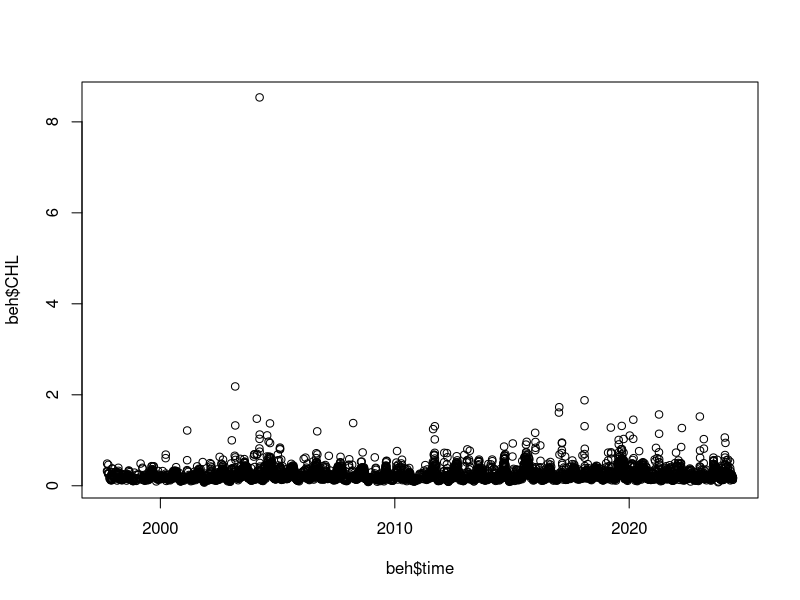
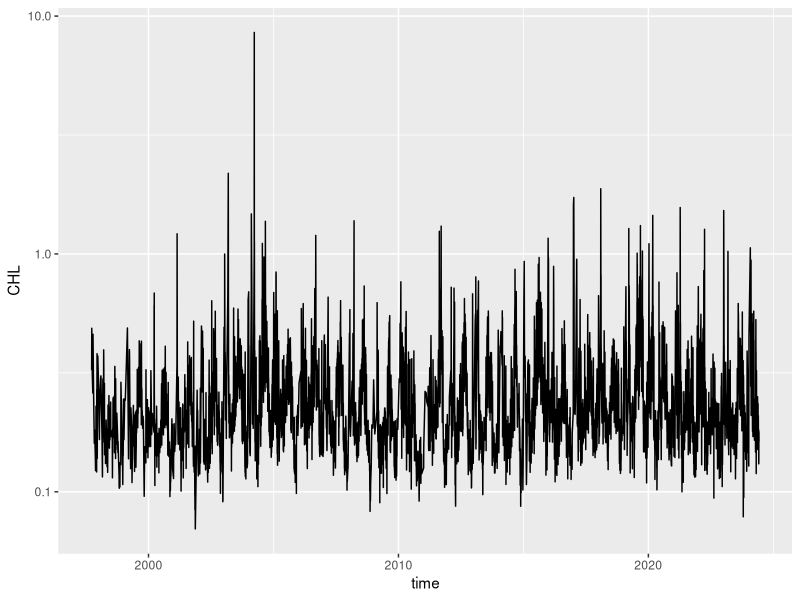
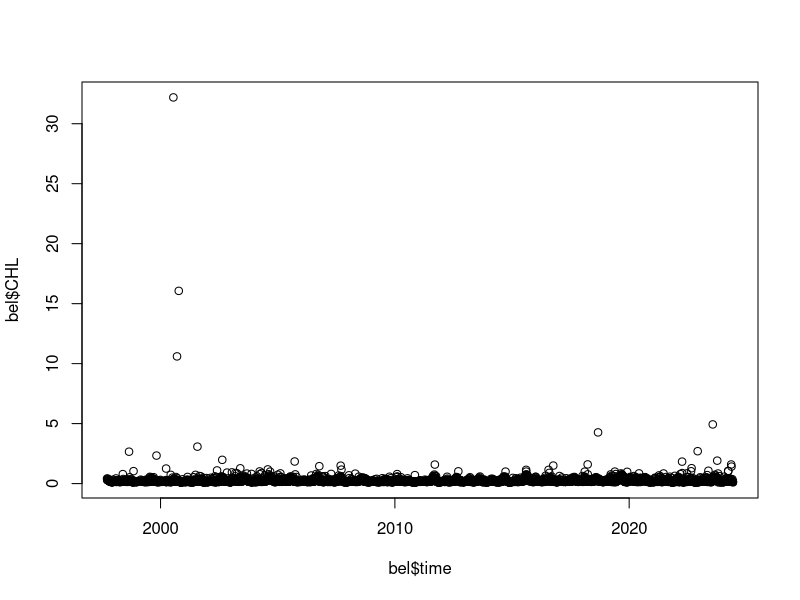
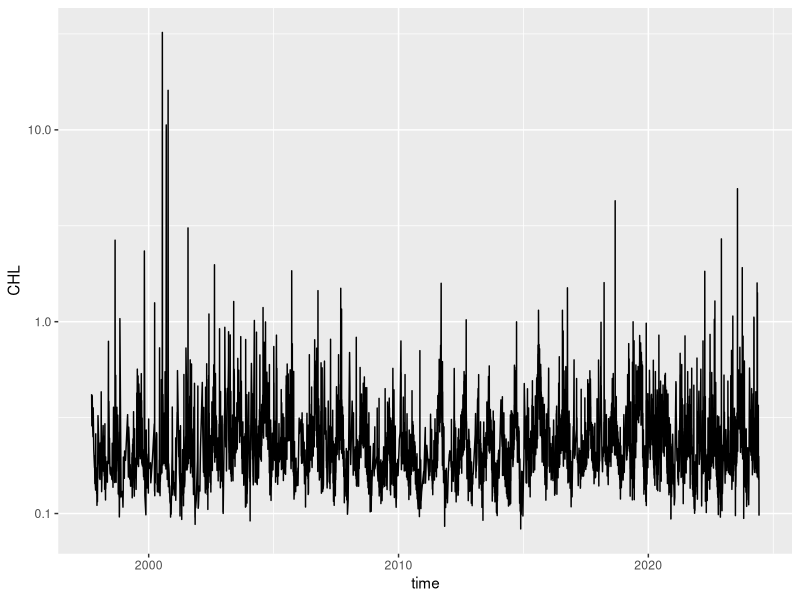
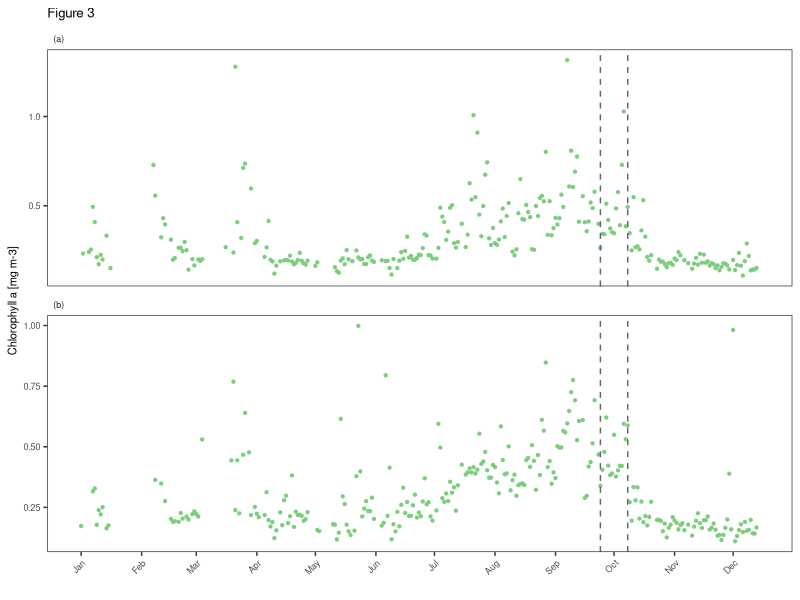
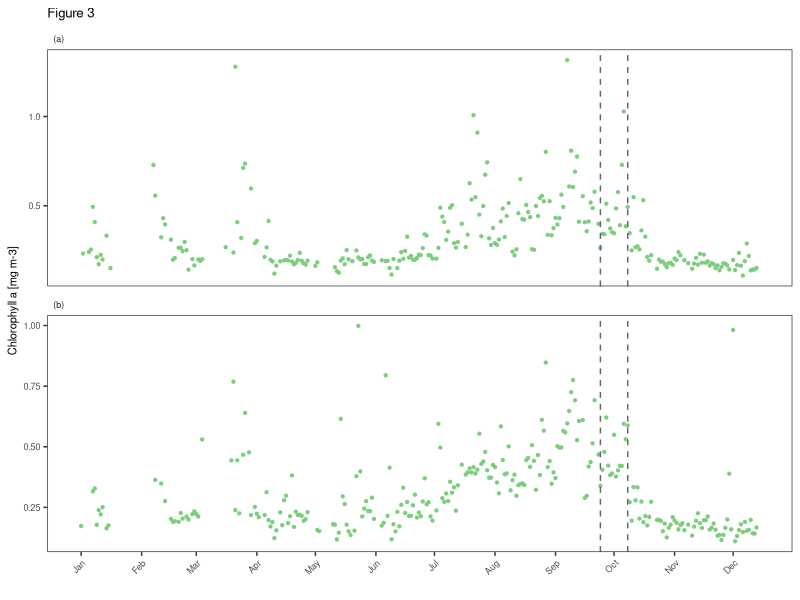

R code for these plots, in order:
## Copernicus Chlorophyll a data
## Credits: EU Copernicus Marine Service information - https://marine.copernicus.eu
## Product: OCEANCOLOUR_GLO_BGC_L3_MY_009_103
## Dataset: cmems_obs-oc_glo_bgc-plankton_my_l3-multi-4km_P1D
## Variable: Mass concentration of chlorophyll a in sea water (CHL) milligram m-3
## Beh'au Geometry: POLYGON((125.85619160588331 -8.441231132291861
## 125.85481831486769 -8.47693669869811
## 125.9262294476802 -8.47968328072936
## 125.93172261174269 -8.43848455026061
## 125.93172261174269 -8.440544486784047
## 125.85619160588331 -8.441231132291861))
## Beloi Geometry: POINT(125.63097187932082 -8.231117606901234)
## Values from graph: v(t): value vs. time

library(tidyverse)
library(patchwork)
library(zoo)

# read in Behau and Beloi Chl a data
beh <- read.csv("data/Behau-4closestpixels.csv") |>
  mutate(time = as.Date(time),
         year = year(time),
         month = month(time),
         day = day(time),
         Site = "Be'hau") |> # add site name
  drop_na()
plot(beh$time, beh$CHL)

ggplot(beh, aes(x = time, y = CHL)) + geom_line() + scale_y_log10()

bel <- read.csv("data/Beloi.csv") |>
  mutate(time = as.Date(time),
         year = year(time),
         month = month(time),
         day = day(time),
         Site = "Beloi") |> # add site name
  drop_na()

plot(bel$time, bel$CHL)

ggplot(bel, aes(x = time, y = CHL)) + geom_line() + scale_y_log10()

# filter 2019 CHL data and combine into one dataframe for plot
chl <- rbind(beh |> filter(year == 2019),
             bel |> filter(year == 2019))
range(chl$CHL)
summary(chl)

site_labels <- c( `Be'hau` = "(a)",
                            `Beloi` = "(b)")

ggplot(chl, aes(x = time, y = CHL)) +
  geom_point(color = "palegreen3", size = 0.8) +
  #geom_smooth(lty = "dashed", color = "gray50", alpha = 0.8) +
  facet_wrap(vars(Site), nrow = 2, strip.position = "top",
             scales = "free_y",
             labeller = as_labeller(site_labels)) +
  theme_bw() +
  theme(panel.grid = element_blank(),
        axis.text.x = element_text(angle = 45, hjust = 1, vjust = 1),
        strip.background = element_blank(),
        strip.text = element_text(hjust = 0),
        text = element_text(size = 8)) +
  labs(x = "", y = "Chlorophyll a [mg m-3]") +
  scale_x_date(limits = as.Date(c("2019-01-01", "2019-12-14")),
               date_breaks = "1 month",
               date_labels = "%b") +
  # lines on dates where pyrosomes were observed
  # Beloi
  geom_vline(xintercept = as.Date("2019-09-24"), lty = 2, color = "gray40") +
  # Be'hau
  geom_vline(xintercept = as.Date("2019-10-8"), lty = 2, color = "gray40") +
  ggtitle("Figure 3")

ggsave("figures/Figure3-chl.pdf", width = 8, height = 6, units = "cm", dpi = 600)

